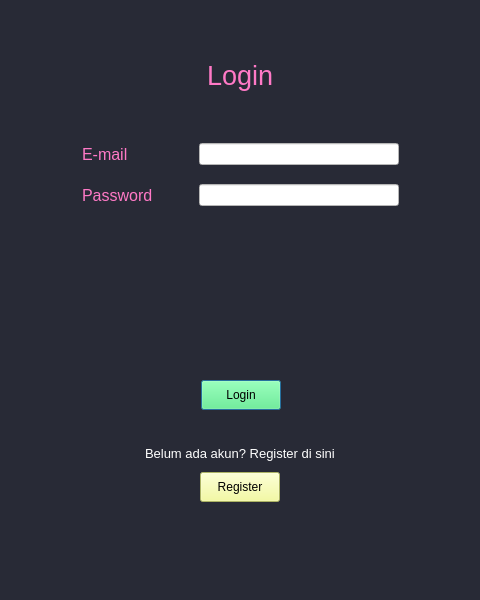
<?xml version="1.0" encoding="UTF-8"?>
<ui version="4.0">
 <class>Dialog</class>
 <widget class="QDialog" name="Dialog">
  <property name="geometry">
   <rect>
    <x>0</x>
    <y>0</y>
    <width>480</width>
    <height>600</height>
   </rect>
  </property>
  <property name="minimumSize">
   <size>
    <width>480</width>
    <height>600</height>
   </size>
  </property>
  <property name="maximumSize">
   <size>
    <width>480</width>
    <height>600</height>
   </size>
  </property>
  <property name="windowTitle">
   <string>Dialog</string>
  </property>
  <property name="styleSheet">
   <string notr="true">background-color: rgb(40,42,54)</string>
  </property>
  <widget class="QLabel" name="lbl_notification">
   <property name="geometry">
    <rect>
     <x>0</x>
     <y>240</y>
     <width>481</width>
     <height>21</height>
    </rect>
   </property>
   <property name="font">
    <font>
     <family>Nirmala UI</family>
     <pointsize>10</pointsize>
    </font>
   </property>
   <property name="styleSheet">
    <string notr="true">color: rgb(255, 85, 85)</string>
   </property>
   <property name="text">
    <string/>
   </property>
   <property name="textFormat">
    <enum>Qt::AutoText</enum>
   </property>
   <property name="alignment">
    <set>Qt::AlignCenter</set>
   </property>
  </widget>
  <widget class="QWidget" name="layoutWidget">
   <property name="geometry">
    <rect>
     <x>0</x>
     <y>380</y>
     <width>481</width>
     <height>51</height>
    </rect>
   </property>
   <layout class="QHBoxLayout" name="layout_btn_login">
    <property name="sizeConstraint">
     <enum>QLayout::SetMinAndMaxSize</enum>
    </property>
    <item>
     <spacer name="horizontalSpacer">
      <property name="orientation">
       <enum>Qt::Horizontal</enum>
      </property>
      <property name="sizeHint" stdset="0">
       <size>
        <width>138</width>
        <height>20</height>
       </size>
      </property>
     </spacer>
    </item>
    <item>
     <widget class="QPushButton" name="btn_login">
      <property name="minimumSize">
       <size>
        <width>80</width>
        <height>30</height>
       </size>
      </property>
      <property name="font">
       <font>
        <family>Nirmala UI</family>
        <pointsize>9</pointsize>
        <weight>50</weight>
        <bold>false</bold>
       </font>
      </property>
      <property name="styleSheet">
       <string notr="true">background-color: rgb(80, 250, 123);</string>
      </property>
      <property name="text">
       <string>Login</string>
      </property>
      <property name="autoDefault">
       <bool>true</bool>
      </property>
      <property name="default">
       <bool>false</bool>
      </property>
      <property name="flat">
       <bool>false</bool>
      </property>
     </widget>
    </item>
    <item>
     <spacer name="horizontalSpacer_2">
      <property name="orientation">
       <enum>Qt::Horizontal</enum>
      </property>
      <property name="sizeHint" stdset="0">
       <size>
        <width>138</width>
        <height>20</height>
       </size>
      </property>
     </spacer>
    </item>
   </layout>
  </widget>
  <widget class="QWidget" name="layoutWidget">
   <property name="geometry">
    <rect>
     <x>0</x>
     <y>130</y>
     <width>481</width>
     <height>91</height>
    </rect>
   </property>
   <layout class="QHBoxLayout" name="horizontalLayout_3">
    <item>
     <spacer name="horizontalSpacer_5">
      <property name="orientation">
       <enum>Qt::Horizontal</enum>
      </property>
      <property name="sizeHint" stdset="0">
       <size>
        <width>40</width>
        <height>20</height>
       </size>
      </property>
     </spacer>
    </item>
    <item>
     <layout class="QVBoxLayout" name="verticalLayout">
      <item>
       <layout class="QHBoxLayout" name="horizontalLayout">
        <item>
         <widget class="QLabel" name="label">
          <property name="font">
           <font>
            <family>Nirmala UI</family>
            <pointsize>12</pointsize>
           </font>
          </property>
          <property name="styleSheet">
           <string notr="true">color: rgb(255, 121, 198)</string>
          </property>
          <property name="text">
           <string>E-mail</string>
          </property>
         </widget>
        </item>
        <item>
         <spacer name="horizontalSpacer_3">
          <property name="orientation">
           <enum>Qt::Horizontal</enum>
          </property>
          <property name="sizeHint" stdset="0">
           <size>
            <width>40</width>
            <height>20</height>
           </size>
          </property>
         </spacer>
        </item>
        <item>
         <widget class="QLineEdit" name="line_email">
          <property name="minimumSize">
           <size>
            <width>200</width>
            <height>20</height>
           </size>
          </property>
          <property name="styleSheet">
           <string notr="true">background-color: rgb(255, 255, 255);</string>
          </property>
          <property name="text">
           <string/>
          </property>
         </widget>
        </item>
       </layout>
      </item>
      <item>
       <layout class="QHBoxLayout" name="horizontalLayout_2">
        <item>
         <widget class="QLabel" name="label_2">
          <property name="font">
           <font>
            <family>Nirmala UI</family>
            <pointsize>12</pointsize>
           </font>
          </property>
          <property name="styleSheet">
           <string notr="true">color: rgb(255, 121, 198)</string>
          </property>
          <property name="text">
           <string>Password</string>
          </property>
         </widget>
        </item>
        <item>
         <spacer name="horizontalSpacer_4">
          <property name="orientation">
           <enum>Qt::Horizontal</enum>
          </property>
          <property name="sizeHint" stdset="0">
           <size>
            <width>40</width>
            <height>20</height>
           </size>
          </property>
         </spacer>
        </item>
        <item>
         <widget class="QLineEdit" name="line_password">
          <property name="minimumSize">
           <size>
            <width>200</width>
            <height>20</height>
           </size>
          </property>
          <property name="styleSheet">
           <string notr="true">background-color: rgb(255, 255, 255)</string>
          </property>
          <property name="text">
           <string/>
          </property>
          <property name="echoMode">
           <enum>QLineEdit::Password</enum>
          </property>
         </widget>
        </item>
       </layout>
      </item>
     </layout>
    </item>
    <item>
     <spacer name="horizontalSpacer_6">
      <property name="orientation">
       <enum>Qt::Horizontal</enum>
      </property>
      <property name="sizeHint" stdset="0">
       <size>
        <width>40</width>
        <height>20</height>
       </size>
      </property>
     </spacer>
    </item>
   </layout>
  </widget>
  <widget class="QWidget" name="layoutWidget">
   <property name="geometry">
    <rect>
     <x>0</x>
     <y>440</y>
     <width>480</width>
     <height>62</height>
    </rect>
   </property>
   <layout class="QVBoxLayout" name="verticalLayout_2">
    <item>
     <layout class="QHBoxLayout" name="horizontalLayout_4">
      <item>
       <spacer name="horizontalSpacer_7">
        <property name="orientation">
         <enum>Qt::Horizontal</enum>
        </property>
        <property name="sizeHint" stdset="0">
         <size>
          <width>138</width>
          <height>20</height>
         </size>
        </property>
       </spacer>
      </item>
      <item>
       <widget class="QLabel" name="label_3">
        <property name="font">
         <font>
          <family>Nirmala UI</family>
          <pointsize>10</pointsize>
         </font>
        </property>
        <property name="styleSheet">
         <string notr="true">color: rgb(255, 255, 255)</string>
        </property>
        <property name="text">
         <string>Belum ada akun? Register di sini</string>
        </property>
       </widget>
      </item>
      <item>
       <spacer name="horizontalSpacer_8">
        <property name="orientation">
         <enum>Qt::Horizontal</enum>
        </property>
        <property name="sizeHint" stdset="0">
         <size>
          <width>138</width>
          <height>20</height>
         </size>
        </property>
       </spacer>
      </item>
     </layout>
    </item>
    <item>
     <layout class="QHBoxLayout" name="horizontalLayout_5">
      <item>
       <spacer name="horizontalSpacer_9">
        <property name="orientation">
         <enum>Qt::Horizontal</enum>
        </property>
        <property name="sizeHint" stdset="0">
         <size>
          <width>138</width>
          <height>20</height>
         </size>
        </property>
       </spacer>
      </item>
      <item>
       <widget class="QPushButton" name="btn_register">
        <property name="minimumSize">
         <size>
          <width>80</width>
          <height>30</height>
         </size>
        </property>
        <property name="font">
         <font>
          <family>Nirmala UI</family>
          <pointsize>9</pointsize>
          <weight>50</weight>
          <bold>false</bold>
         </font>
        </property>
        <property name="styleSheet">
         <string notr="true">background-color: rgb(241, 250, 140);</string>
        </property>
        <property name="text">
         <string>Register</string>
        </property>
        <property name="autoDefault">
         <bool>true</bool>
        </property>
        <property name="default">
         <bool>false</bool>
        </property>
        <property name="flat">
         <bool>false</bool>
        </property>
       </widget>
      </item>
      <item>
       <spacer name="horizontalSpacer_10">
        <property name="orientation">
         <enum>Qt::Horizontal</enum>
        </property>
        <property name="sizeHint" stdset="0">
         <size>
          <width>138</width>
          <height>20</height>
         </size>
        </property>
       </spacer>
      </item>
     </layout>
    </item>
   </layout>
  </widget>
  <widget class="QWidget" name="">
   <property name="geometry">
    <rect>
     <x>0</x>
     <y>40</y>
     <width>481</width>
     <height>71</height>
    </rect>
   </property>
   <layout class="QHBoxLayout" name="horizontalLayout_6">
    <item>
     <spacer name="horizontalSpacer_12">
      <property name="orientation">
       <enum>Qt::Horizontal</enum>
      </property>
      <property name="sizeHint" stdset="0">
       <size>
        <width>40</width>
        <height>20</height>
       </size>
      </property>
     </spacer>
    </item>
    <item>
     <widget class="QLabel" name="label_4">
      <property name="font">
       <font>
        <family>Nirmala UI</family>
        <pointsize>20</pointsize>
       </font>
      </property>
      <property name="styleSheet">
       <string notr="true">color: rgb(255, 121, 198)</string>
      </property>
      <property name="text">
       <string>Login</string>
      </property>
     </widget>
    </item>
    <item>
     <spacer name="horizontalSpacer_11">
      <property name="orientation">
       <enum>Qt::Horizontal</enum>
      </property>
      <property name="sizeHint" stdset="0">
       <size>
        <width>40</width>
        <height>20</height>
       </size>
      </property>
     </spacer>
    </item>
   </layout>
  </widget>
 </widget>
 <resources/>
 <connections/>
</ui>
